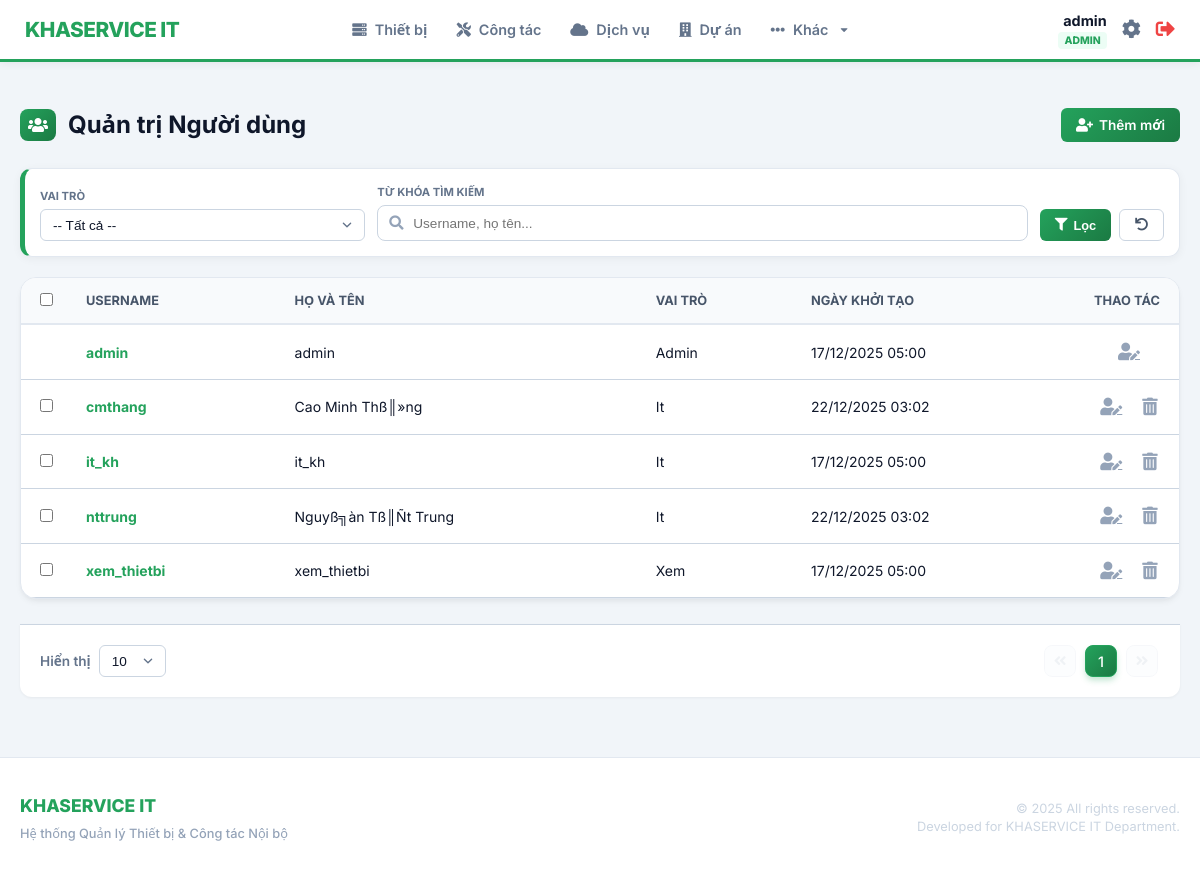
Before: /index.php?page=users/list (signed in) with the older database file.
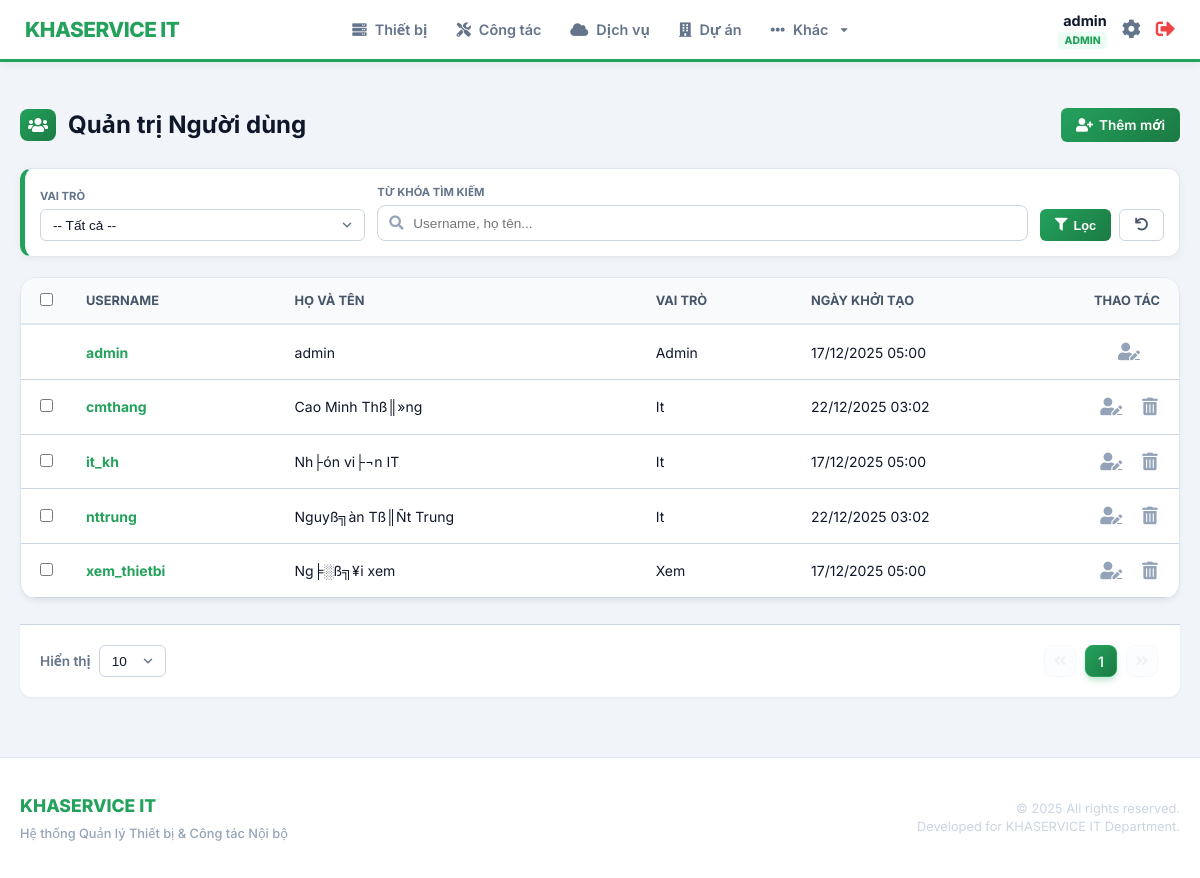
After: the same page with the newer database file.
### tables this page shows
CREATE TABLE `users` (
  `id` int(11) NOT NULL AUTO_INCREMENT,
  `username` varchar(100) NOT NULL COMMENT 'T??n ????ng nh???p',
  `fullname` varchar(100) DEFAULT NULL,
  `password` varchar(255) NOT NULL COMMENT 'M???t kh???u (hash)',
  `role` varchar(50) DEFAULT NULL COMMENT 'Vai tr??: admin / it / xem',
  `created_at` timestamp NOT NULL DEFAULT current_timestamp(),
  `deleted_at` timestamp NULL DEFAULT NULL,
  PRIMARY KEY (`id`),
  UNIQUE KEY `username` (`username`)
);

### modules/users/list.php (the view, shortened to what the changed rows need)
<?php
$rows_per_page = (isset($_GET['limit']) && is_numeric($_GET['limit'])) ? (int)$_GET['limit'] : 10;
$current_page  = (isset($_GET['p']) && is_numeric($_GET['p'])) ? (int)$_GET['p'] : 1;
$where_clauses = ["deleted_at IS NULL"];
$where_sql = !empty($where_clauses) ? ' WHERE ' . implode(' AND ', $where_clauses) : '';
$offset = ($current_page - 1) * $rows_per_page;
$stmt = $pdo->prepare("SELECT id, username, fullname, role, created_at FROM users $where_sql ORDER BY username LIMIT :limit OFFSET :offset");
$stmt->bindValue(':limit',  $rows_per_page, PDO::PARAM_INT);
$stmt->bindValue(':offset', $offset, PDO::PARAM_INT);
$stmt->execute();
$users_list = $stmt->fetchAll();
?>
<div class="page-header">
    <h2><i class="fas fa-users"></i> Quản trị Người dùng</h2>
</div>
<form action="index.php?page=users/delete_multiple" method="POST" id="users-form">
    <div class="table-container card">
        <table class="content-table">
            <thead>
                <tr>
                    <th width="40"><input type="checkbox" id="select-all"></th>
                    <th>Username</th>
                    <th>Họ và tên</th>
                    <th>Vai trò</th>
                    <th>Ngày khởi tạo</th>
                    <th width="100" class="text-center">Thao tác</th>
                </tr>
            </thead>
            <tbody>
                <?php foreach ($users_list as $u): ?>
                    <tr>
                        <td>
                            <?php if($u['username'] !== $_SESSION['username']): ?>
                                <input type="checkbox" name="ids[]" value="<?php echo $u['id']; ?>" class="row-checkbox">
                            <?php endif; ?>
                        </td>
                        <td class="font-bold text-primary"><?php echo htmlspecialchars($u['username']); ?></td>
                        <td><?php echo htmlspecialchars($u['fullname']); ?></td>
                        <td><?php echo ucfirst(htmlspecialchars($u['role'])); ?></td>
                        <td class="text-muted"><?php echo date('d/m/Y H:i', strtotime($u['created_at'])); ?></td>
                        <td class="actions text-center">
                            <a href="index.php?page=users/edit&id=<?php echo $u['id']; ?>" class="btn-icon" title="Sửa"><i class="fas fa-user-edit"></i></a>
                            <?php if($u['username'] !== $_SESSION['username']): ?>
                                <a href="index.php?page=users/delete&id=<?php echo $u['id']; ?>" data-url="index.php?page=users/delete&id=<?php echo $u['id']; ?>&confirm_delete=1" class="btn-icon delete-btn" title="Xóa"><i class="fas fa-trash-alt"></i></a>
                            <?php endif; ?>
                        </td>
                    </tr>
                <?php endforeach; ?>
            </tbody>
        </table>
    </div>
</form>

Changed rows visible on the page:
changed users "it_kh": fullname "it_kh" → "Nh├ón vi├¬n IT"
changed users "xem_thietbi": fullname "xem_thietbi" → "Ng╞░ß╗¥i xem"
